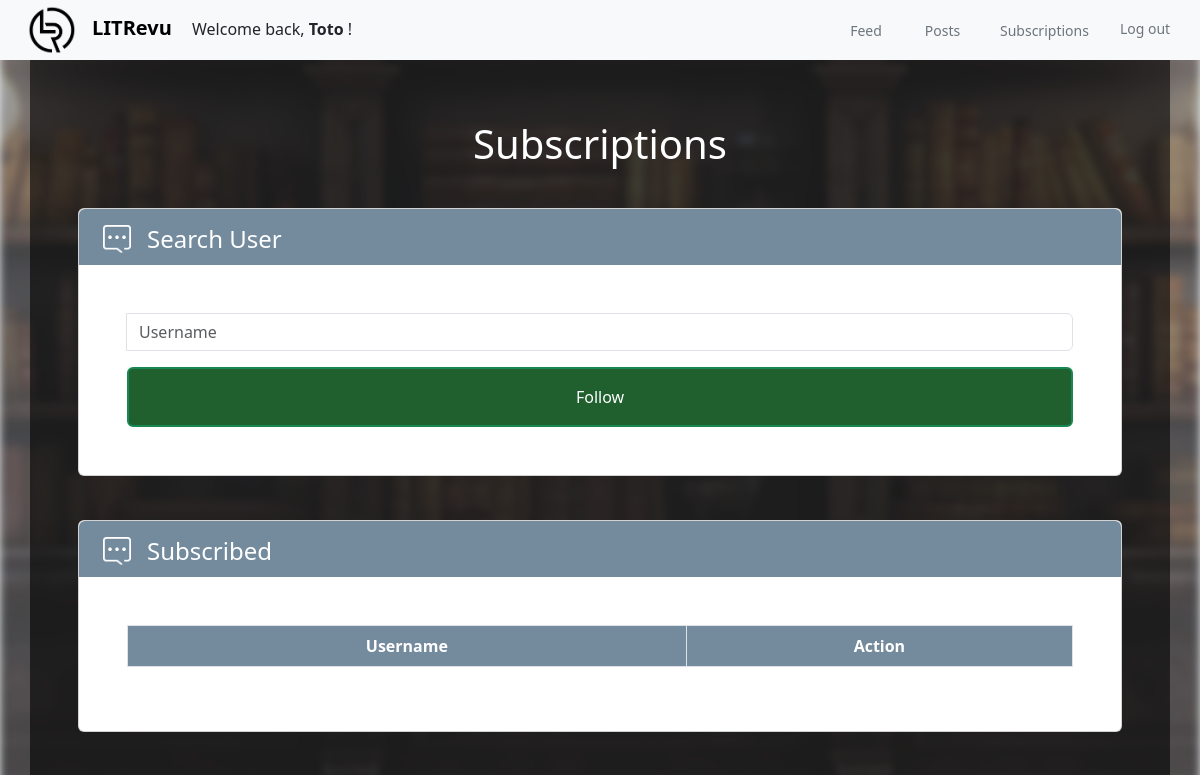
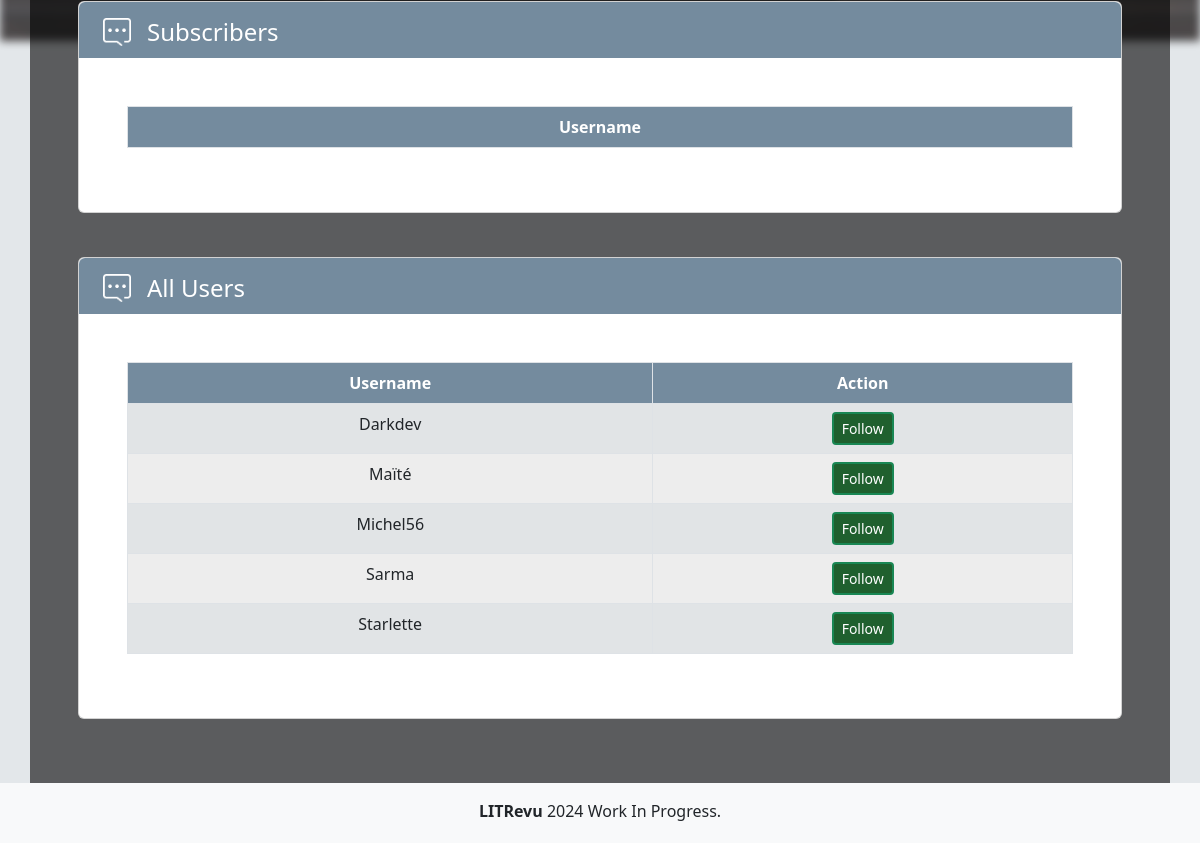
Page /subscriptions/ (signed in) on the earlier database version (2 pictures, top to bottom).
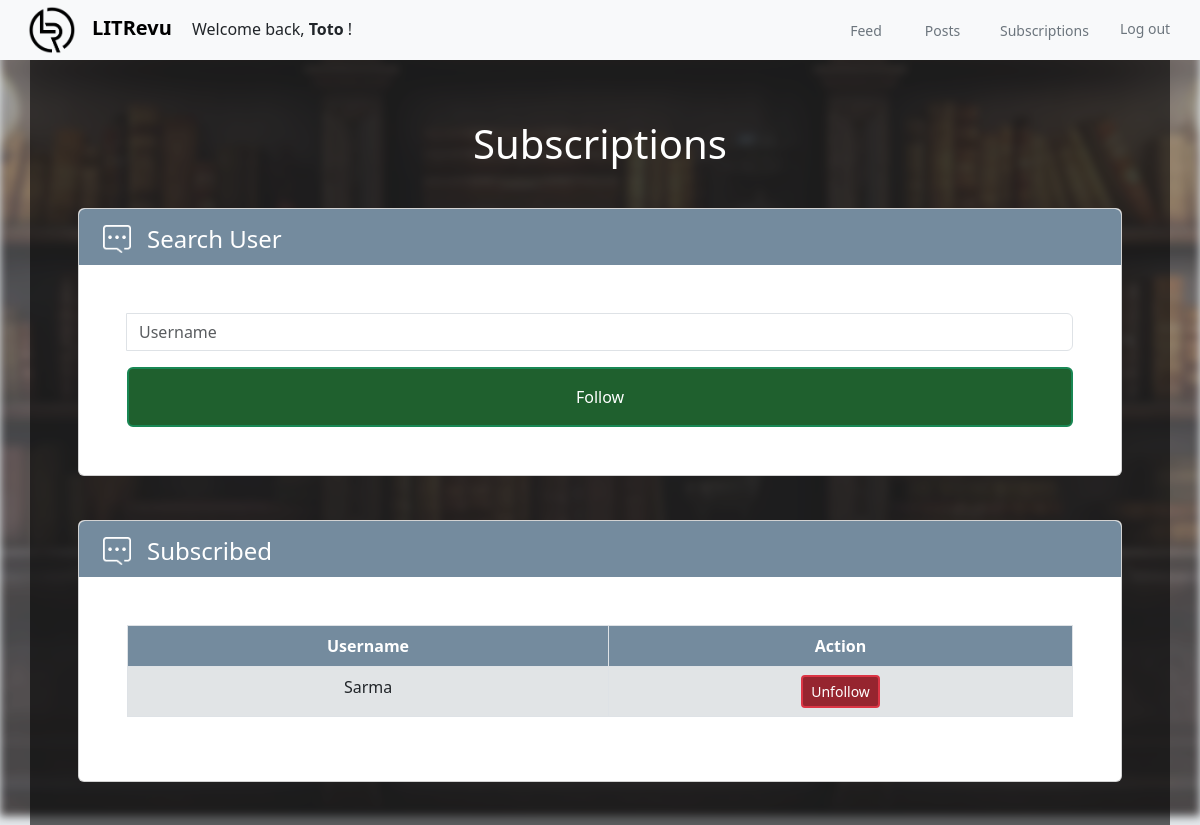
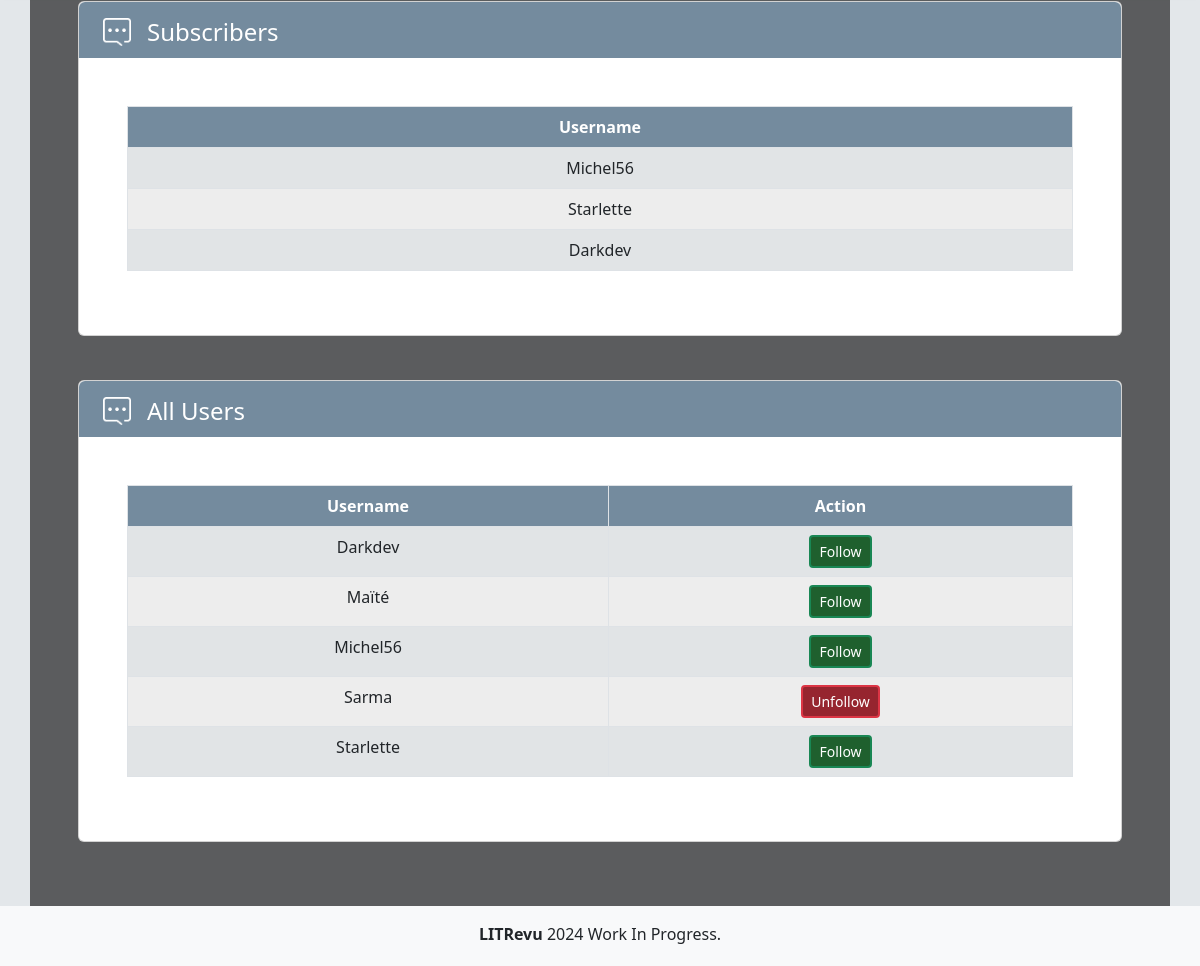
Same page on the later database version (2 pictures, top to bottom).
### users/models.py (models this page shows, shortened)
class CustomUser(AbstractUser):
    objects = UserManager()

class UserFollows(models.Model):
    user: CustomUser = models.ForeignKey(
            settings.AUTH_USER_MODEL,
            on_delete=models.CASCADE,
            related_name='following'
        )
    followed_user: CustomUser = models.ForeignKey(
            settings.AUTH_USER_MODEL,
            on_delete=models.CASCADE,
            related_name='followed_by'
        )
    class Meta:
        unique_together = ('user', 'followed_user')

### users/views.py (the view)
# urls.py: path('subscriptions/', FollowedUsersView.as_view(), name='subscriptions'),
class FollowedUsersView(LoginRequiredMixin, View):
    def get(self, request, *args, **kwargs):
        user = request.user
        followed_users = UserFollows.objects.filter(user=user)
        followed_user_ids = followed_users.values_list('followed_user_id', flat=True)
        context = {
            'followed_users': followed_users,
            'followed_user_ids': followed_user_ids
        }
        if settings.ALLOW_USER_SEE_ALL_USERS:
            CustomUser = get_user_model()
            all_users = CustomUser.objects.filter(is_superuser=False).exclude(id=user.id).order_by('username')
            context['all_users'] = all_users
        return render(request, 'users/followed_users.html', context)

### users/templates/users/followed_users.html (shortened to what this page needs)
{% extends 'base.html' %}
{% block content %}
<section class="min-vh-100">
	<h1 class="text-white text-center mt-5 pb-3">Subscriptions</h1>
	<div class="container mt-0">
        <section class="py-3">
            <div class="container text-center">
				{% load static %}
				<div class="card mb-4">
					<div class="d-flex px-4 rounded-top bg-card-title">
						<div class="mt-3">
							<img src="{% static 'ticket.png' %}" alt="Ticket icon" class="img-fluid me-3" style="width:28px;height:28px;">
						</div>
						<h2 class="h4 py-2 mt-2" style="height:40px;">Search User</h2>
					</div>
					<div class="p-5">
						<form method="post" action="{% url 'follow-user' %}">
							<div class="input-group mb-3">
								<input id="username_to_follow" class="form-control" type="text" placeholder="Username" name="username_to_follow" required>
							</div>
							{% if not user.is_superuser %}
								<div class="d-grid">
									<button type="submit" class="btn btn-success" style="height: 60px;">Follow</button>
								</div>
							{% endif %}
						</form>
					</div>
				</div>
				<div style="height:20px;"></div>
				<div class="card mb-4">
					<div class="d-flex px-4 rounded-top bg-card-title">
						<div class="mt-3">
							<img src="{% static 'ticket.png' %}" alt="Ticket icon" class="img-fluid me-3" style="width:28px;height:28px;">
						</div>
						<h2 class="h4 py-2 mt-2" style="height:40px;">Subscribed</h2>
					</div>
					<div class="p-5">
						<table class="table table-bordered table-striped">
							<thead>
								<tr>
									<th>Username</th>
									<th>Action</th>
								</tr>
							</thead>
							<tbody>
								{% for follow in followed_users %}
								<tr>
									<td>{{ follow.followed_user.username }}</td>
									<td>
										<form method="post" action="{% url 'unfollow-user' follow.followed_user.id %}">
											<button type="submit" class="btn btn-danger btn-sm">
												Unfollow
											</button>
										</form>
									</td>
								</tr>
								{% endfor %}
							</tbody>
						</table>
					</div>
				</div>
				<div style="height:20px;"></div>
				<div class="card mb-4">
					<div class="d-flex px-4 rounded-top bg-card-title">
						<div class="mt-3">
							<img src="{% static 'ticket.png' %}" alt="Ticket icon" class="img-fluid me-3" style="width:28px;height:28px;">
						</div>
						<h2 class="h4 py-2 mt-2" style="height:40px;">Subscribers</h2>
					</div>
					<div class="p-5">
						<table class="table table-bordered table-striped">
							<thead>
								<tr>
									<th>Username</th>
								</tr>
							</thead>
							<tbody>
								{% for follow in request.user.followed_by.all %}
								<tr>
									<td>{{ follow.user.username }}</td>
								</tr>
								{% endfor %}
							</tbody>
						</table>
					</div>
				</div>
				<div style="height:20px;"></div>
				<div class="card mb-4">
					<div class="d-flex px-4 rounded-top bg-card-title">
						<div class="mt-3">
							<img src="{% static 'ticket.png' %}" alt="Ticket icon" class="img-fluid me-3" style="width:28px;height:28px;">
						</div>
						<h2 class="h4 py-2 mt-2" style="height:40px;">All Users</h2>
					</div>
					<div class="p-5">
						<table class="table table-bordered table-striped">
							<thead>
								<tr>
									<th>Username</th>
									<th>Action</th>
								</tr>
							</thead>
							<tbody>
								{% for other_user in all_users %}
								<tr>
									<td>{{ other_user.username }}</td>
									<td>
										{% if not user.is_superuser %}
											{% if other_user.id in followed_user_ids %}
												<form method="post" action="{% url 'unfollow-user' other_user.id %}">
													<button type="submit" class="btn btn-danger btn-sm">
														Unfollow
													</button>
												</form>
											{% else %}
												<form method="post" action="{% url 'follow-user' %}">
													<button type="submit" class="btn btn-success btn-sm">
														Follow
													</button>
												</form>
											{% endif %}
										{% endif %}
									</td>
								</tr>
								{% endfor %}
							</tbody>
						</table>
					</div>
				</div>
            </div>
        </div>
    </div>
{% endblock %}

### templates/base.html (shortened to what this page needs)
{% load static %}
<!DOCTYPE html>
<html lang="fr">
<head>
    <link href="https://cdn.jsdelivr.net/npm/bootstrap@5.3.0-alpha1/dist/css/bootstrap.min.css" rel="stylesheet">
	<link rel="stylesheet" href="{% static 'style.css' %}">
</head>
<body>
	{% if not hide_navbar %}
    <nav class="navbar navbar-expand-lg navbar-light bg-light fixed-top">
        <div class="container-fluid">
			<div class="">
				<a class="navbar-brand" href="#" title="LITRevu Logo"><img src="{% static 'logo1_b.png' %}" alt="LITRevu Logo" class="navbar-logo px-3" style="max-width: 80px"></img><strong>LITRevu</strong></a>
				Welcome back,&nbsp;<strong>{{ request.user.username }}</strong>&nbsp;!
			</div>
            <div class="collapse navbar-collapse" id="navbarNav">
                <ul class="navbar-nav ms-auto">
                    <li class="nav-item">
                        <a class="nav-link" href="{% url 'feed' %}">
							<button class="navbar_btn" type="button" style="width: 50px;" title="{{ request.user.username }}'s feed">Feed</button>
						</a>
                    </li>
                    <li class="nav-item">
                        <a class="nav-link" href="{% url 'posts' %}">
							<button class="navbar_btn" type="button" style="width: 55px;" title="{{ request.user.username }}'s posts">Posts</button>
						</a>
                    </li>
                    <li class="nav-item">
                        <a class="nav-link" href="{% url 'subscriptions' %}">
							<button class="navbar_btn" type="button" style="width: 100px;" title="{{ request.user.username }}'s subscriptions">Subscriptions</button>
						</a>
                    </li>
                    <li class="nav-item">
						<form method="POST" action="{% url 'logout' %}">
							<button type="submit" class="navbar_btn" style="width: 70px; margin-top: 7px;" title="disconnect {{ request.user.username }}">Log out</button>
						</form>
                    </li>
                </ul>
            </div>
        </div>
    </nav>
	<div class="container mt-5 p-4 main-container">
	{% else %}
	<div class="background1"></div>
	<div class="block m-5 p-5 empty_margin"></div>
	<div class="container mt-5 mb-5 pt-5">
	{% endif %}
        <main>
            {% block content %}{% endblock %}
	{% if hide_navbar %}
    <footer class="footer text-center pt-3 pb-1 bg-light fixed-bottom">
	{% else %}
	<footer class="footer text-center pt-3 pb-1 mt-auto bg-light">
	{% endif %}
        <div class="container">
            <p>
                <strong>LITRevu</strong> 2024 Work In Progress.
            </p>
        </div>
    </footer>
</body>
</html>

### static/style.css (style rules this page uses)
body { background-color: #e3e7ea; }
.main-container { background-color: rgba(255, 255, 255, 0.6); background-color: rgba(0, 0, 0, 0.6); }
.bg-card-title { background-color: #748b9e; color: #ffffff; }
.btn-danger { background-color: #96252f; }
.btn-success { background-color: #1f602e; }
.btn-primary, .btn-danger, .btn-success { color: #ffffff; border-style: solid; border-width: 2px; }
nav, footer { box-shadow: 0px 0px 0px 0px #D8D8D8; }
nav, footer { max-height: 60px; }
.navbar_btn { background: none; border: none; margin-right: 8px; color: rgba(108,117,125,1); font-size: 14px; text-align: center; }
.table-striped>thead>tr>th { background-color: #748b9e; color: #ffffff; }
.table-striped>tbody>tr:nth-child(odd)>td, .table-striped>tbody>tr:nth-child(odd)>th { background-color: #edf0f2; }
.table-striped>tbody>tr:nth-child(even)>td, .table-striped>tbody>tr:nth-child(even)>th { background-color: #ededed; }

Differences in the rows shown:
added UserFollows: followed_user.username "Sarma", shown under "Subscribed"
added UserFollows: user.username "Michel56", shown under "Subscribers"
added UserFollows: user.username "Starlette", shown under "Subscribers"
added UserFollows: user.username "Darkdev", shown under "Subscribers"
changed CustomUser "Sarma": text "Follow" → "Unfollow"
